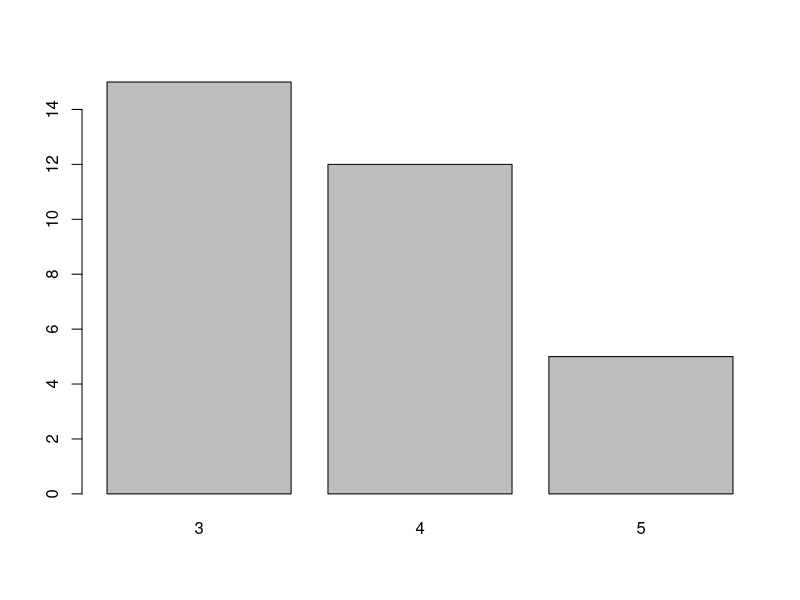
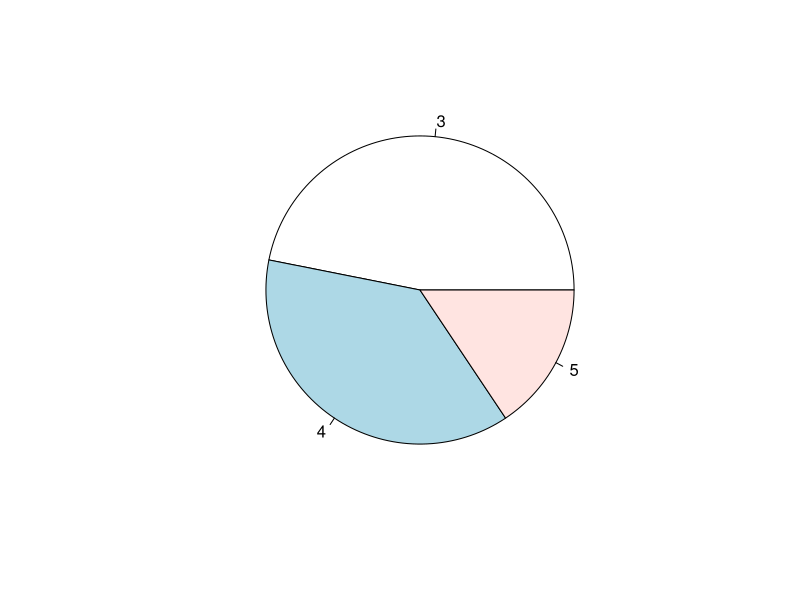
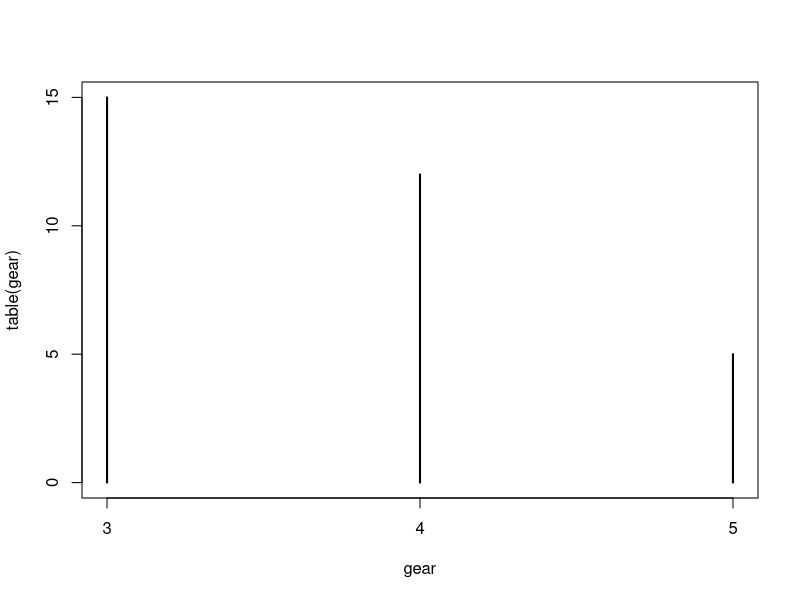
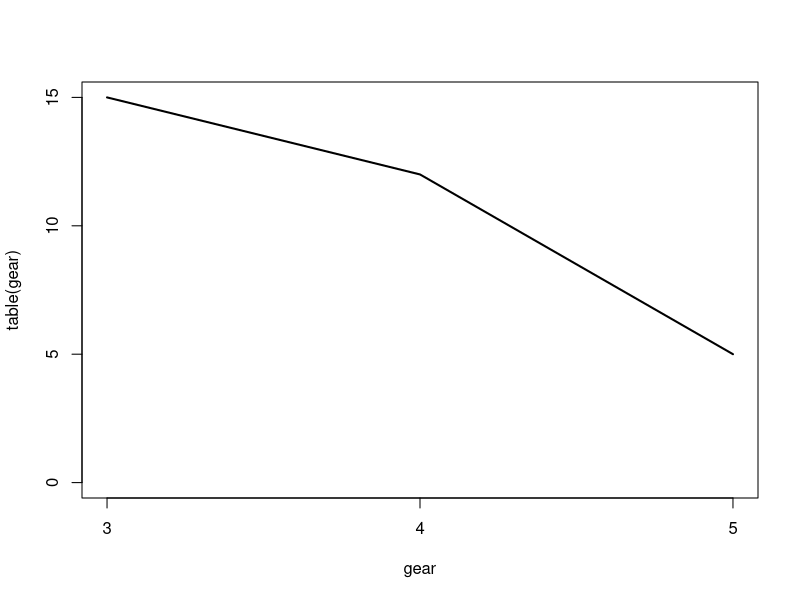
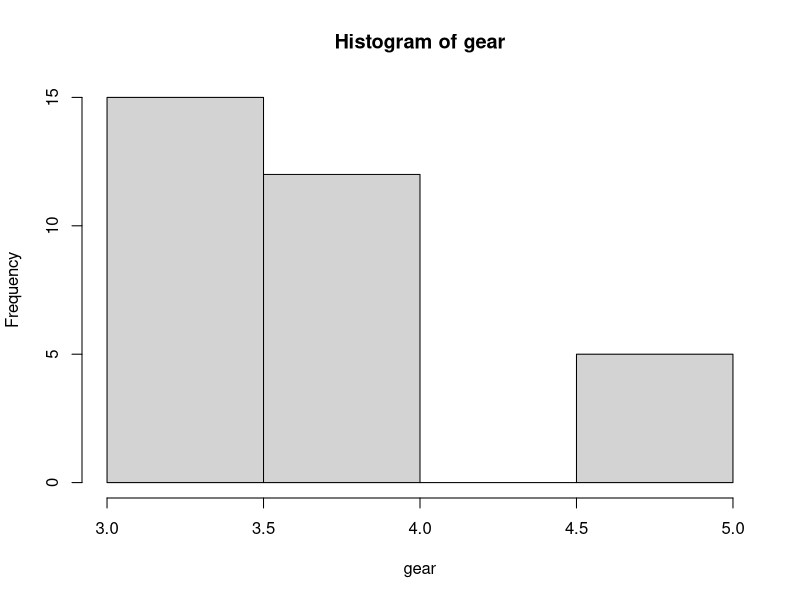

Write the R code that produced these figures, in order.
#Show the first 3 and last 3 observations (rows) of the standard dataset mtcars;
head(mtcars, 3)
tail(mtcars, 3)

# Find in this dataset the car with the maximal Horsepower;

hp = mtcars$hp
maxHpIndex = which.max(hp)
maxHpCar = mtcars[maxHpIndex,]
cat("Car with largest hp is ", rownames(maxHpCar))

#Calculate the Frequency Table for the Number of forward gears;
table(mtcars$gear)

#Plot the BarPlot, PieChart, Line Graph and the Frequency Polygon for the gear Variable.
gear = mtcars$gear
barplot(table(gear))
pie(table(gear))
plot(table(gear))  
plot(table(gear), type = 'l') 


hist(gear) ##### not needed

